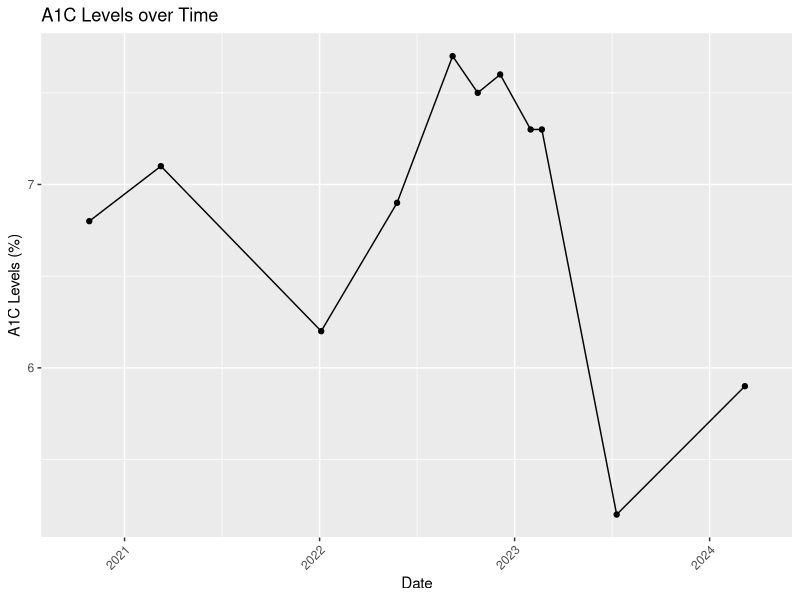
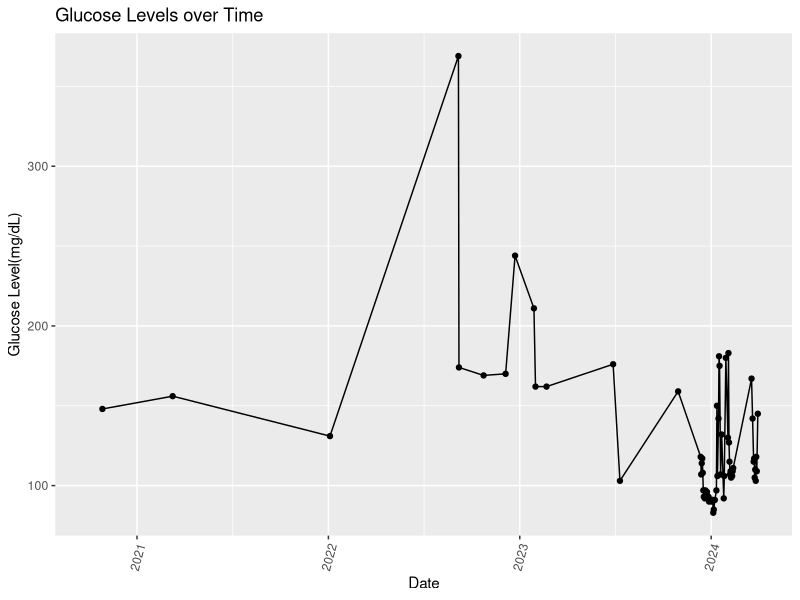
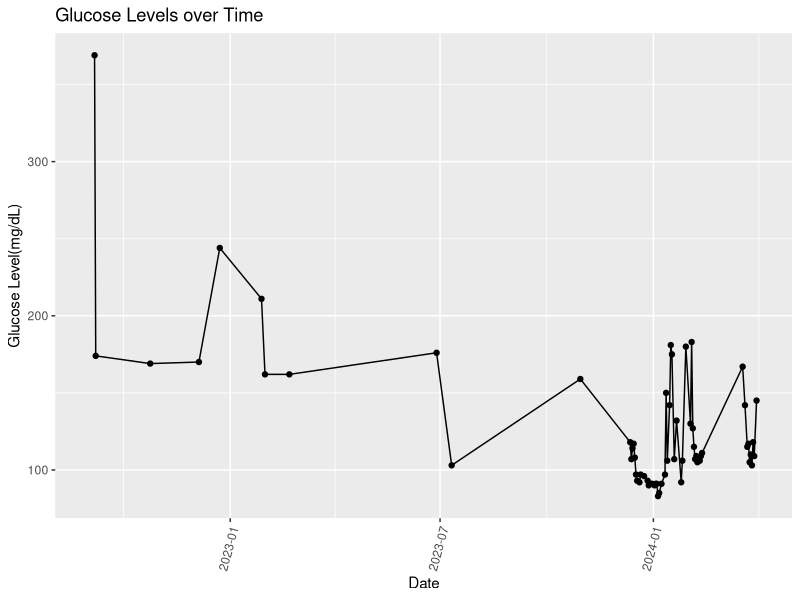
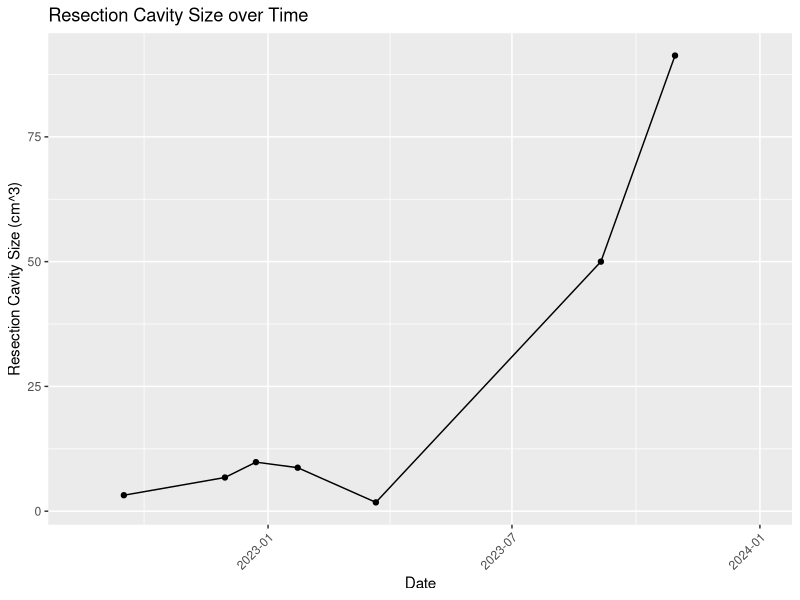

The R script that drew these images, in order:
#install.packages("dplyr")
#install.packages("ggplot2")
#install.packages("cowplot")
# install.packages("lubridate")
library(cowplot)
library(dplyr)
library(ggplot2)
library(lubridate)

df1 <- read.csv("tumorBurden.csv")
df1$Date <- as.Date(mdy(df1$Date))

df2 <- read.csv("glucoseLevels.csv")
df2$Date <- as.Date(mdy(df2$Date))

df3 <- read.csv("a1cLevels.csv")
df3$Date <- as.Date(mdy(df3$Date))


# merged_df <- merge(merge(df1, df2, by = "Date", all = TRUE), df3, by = "Date", all = TRUE)
# View(merged_df)

# merged_df$Date <- as.Date(mdy(merged_df$Date))

resectionCavity <- ggplot(data = df1, aes(x = Date, y = Resection)) +
  geom_point() +
  geom_line() +
  labs(x = "Date", y = "Resection Cavity Size (cm^3)") +  
  ggtitle("Resection Cavity Size over Time") +  
  theme(axis.text.x = element_text(angle = 45, hjust = 1)) +
  xlim(as.Date("2022-08-16"), as.Date("2023-12-31"))

glucoseLevelsLong <- ggplot(data = df2, aes(x = Date, y = ReadingGlucose)) +
  geom_point() +
  geom_line() +
  labs(x = "Date", y = "Glucose Level(mg/dL)") +  
  ggtitle("Glucose Levels over Time") +  
  theme(axis.text.x = element_text(angle = 75, hjust = 1)) +
  xlim(as.Date("2020-10-01"), as.Date("2024-04-01"))  

glucoseLevelsShort <- ggplot(data = df2, aes(x = Date, y = ReadingGlucose)) +
  geom_point() +
  geom_line() +
  labs(x = "Date", y = "Glucose Level(mg/dL)") +  
  ggtitle("Glucose Levels over Time") +  
  theme(axis.text.x = element_text(angle = 75, hjust = 1)) +
  xlim(as.Date("2022-09-01"), as.Date("2024-04-01"))  

a1cLevels <- ggplot(data = df3, aes(x = Date, y = A1C)) +
  geom_point() +
  geom_line() +
  labs(x = "Date", y = "A1C Levels (%)") +  
  ggtitle("A1C Levels over Time") +  
  theme(axis.text.x = element_text(angle = 45, hjust = 1)) +
  xlim(as.Date("2020-10-01"), as.Date("2024-04-01"))  